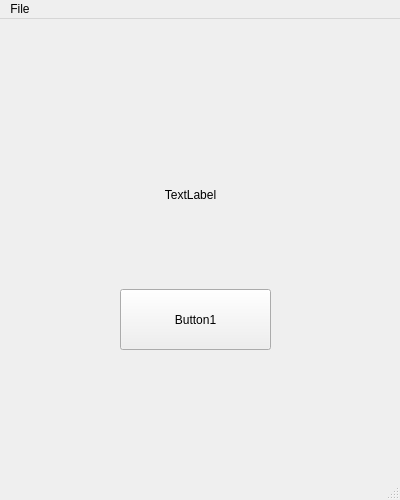
<?xml version="1.0" encoding="UTF-8"?>
<ui version="4.0">
 <class>MainWindow</class>
 <widget class="QMainWindow" name="MainWindow">
  <property name="geometry">
   <rect>
    <x>0</x>
    <y>0</y>
    <width>400</width>
    <height>500</height>
   </rect>
  </property>
  <property name="windowTitle">
   <string>MainWindow</string>
  </property>
  <widget class="QWidget" name="centralwidget">
   <widget class="QPushButton" name="Button1">
    <property name="geometry">
     <rect>
      <x>120</x>
      <y>270</y>
      <width>151</width>
      <height>61</height>
     </rect>
    </property>
    <property name="text">
     <string>Button1</string>
    </property>
   </widget>
   <widget class="QLabel" name="label1">
    <property name="geometry">
     <rect>
      <x>130</x>
      <y>150</y>
      <width>121</width>
      <height>51</height>
     </rect>
    </property>
    <property name="text">
     <string>TextLabel</string>
    </property>
    <property name="alignment">
     <set>Qt::AlignCenter</set>
    </property>
   </widget>
  </widget>
  <widget class="QMenuBar" name="menubar">
   <property name="geometry">
    <rect>
     <x>0</x>
     <y>0</y>
     <width>400</width>
     <height>21</height>
    </rect>
   </property>
   <widget class="QMenu" name="menuFile">
    <property name="title">
     <string>File</string>
    </property>
   </widget>
   <addaction name="menuFile"/>
  </widget>
  <widget class="QStatusBar" name="statusbar"/>
 </widget>
 <resources/>
 <connections/>
</ui>
